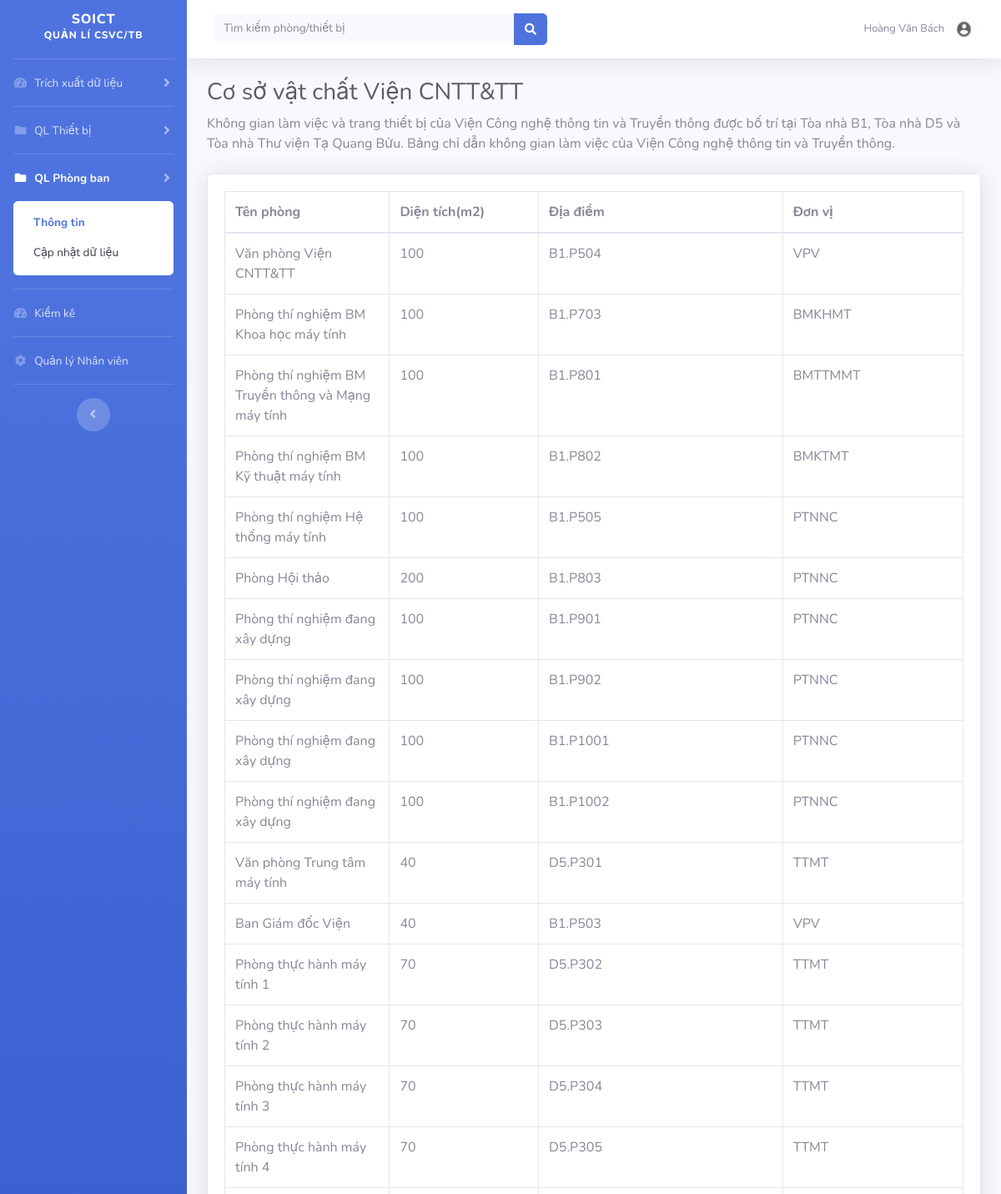
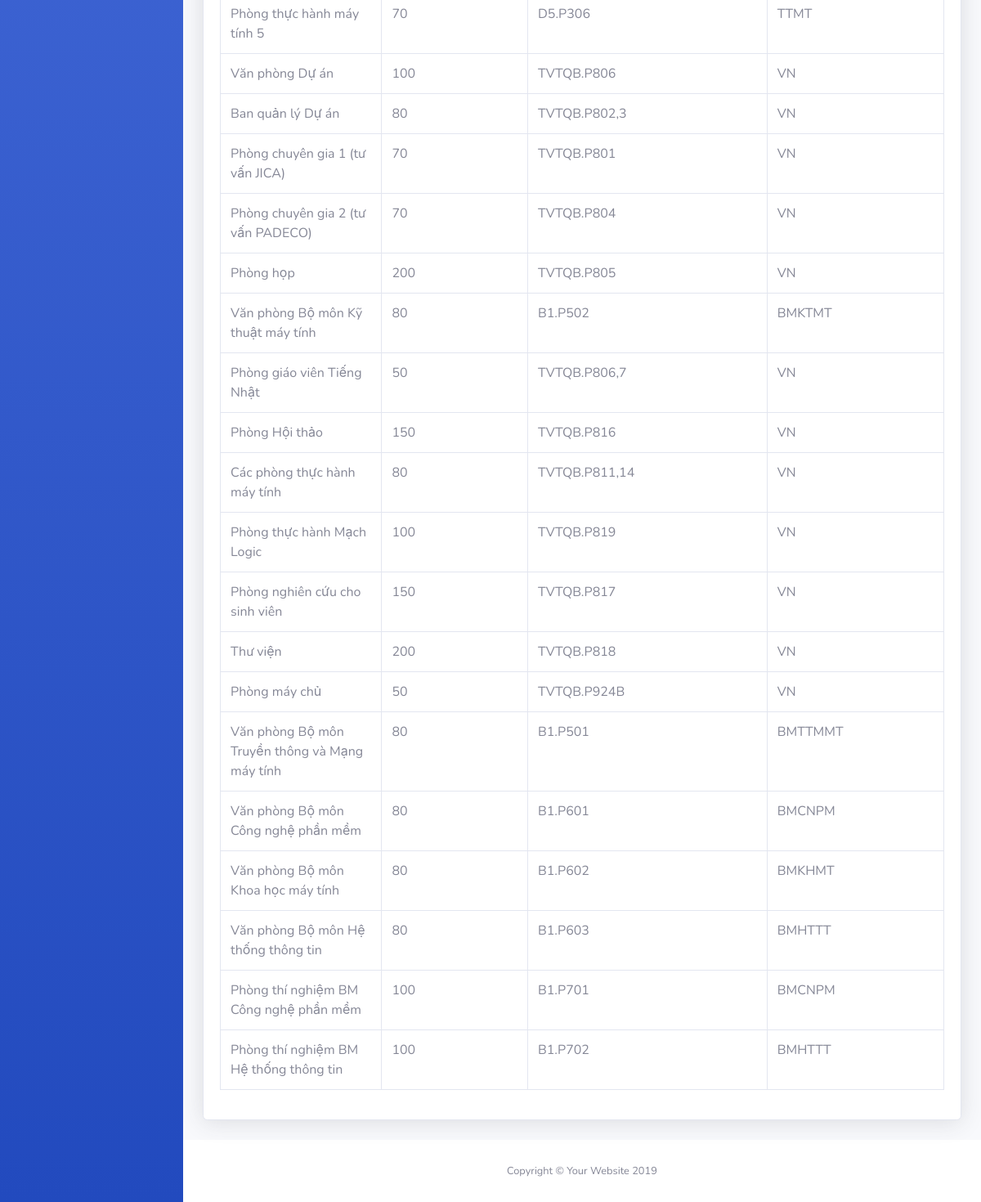
/thongtinpb.php (signed in), run on the app's committed database (2 pictures, top to bottom).
### tables this page shows
CREATE TABLE `nv_ql` (
  `idNV_QL` varchar(45) NOT NULL,
  `matkhau` varchar(45) NOT NULL,
  `hoten` varchar(200) DEFAULT NULL,
  `quyen` int(100) DEFAULT NULL,
  `chucvu` text NOT NULL,
  `DV` text NOT NULL
);

CREATE TABLE `phongbann` (
  `idPhongban` varchar(45) NOT NULL,
  `TenP` varchar(200) NOT NULL,
  `Diadiem` varchar(100) DEFAULT NULL,
  `Dientich` int(11) DEFAULT NULL,
  `ĐVSD` varchar(200) DEFAULT NULL
);

### Server.php (called while the page is built, shortened)
<?php
    $conn = mysqli_connect("localhost", "root", "", "ql_csvctb");
    function getUserbyId($id)
    {
        global $conn;
        $sql = "SELECT * FROM nv_ql WHERE idNV_QL ='$id'";
        $result = mysqli_query($conn, $sql);
        $values = mysqli_fetch_assoc($result);
        return $values;
    }
    function getPhongban()
    {
        global $conn;
        $sql = "SELECT * FROM phongbann ";
        $result = mysqli_query($conn, $sql);
        $values = mysqli_fetch_all($result, MYSQLI_ASSOC);
        return $values;
    }
?>

### thongtinpb.php (the view, shortened to what this page needs)
<?php include('Server.php'); ?>
<?php $ms = $_SESSION['ms'];
$user = getUserbyId($ms);
$values = getPhongban();
?>
<!DOCTYPE html>
<html lang="en">
<head>
    <link href="vendor/fontawesome-free/css/all.min.css" rel="stylesheet" type="text/css">
    <link href="css/sb-admin-2.min.css" rel="stylesheet">
</head>
<body id="page-top">
<div id="wrapper">
    <ul class="navbar-nav bg-gradient-primary sidebar sidebar-dark accordion" id="accordionSidebar">
        <a class="sidebar-brand d-flex align-items-center justify-content-center" href="trangchu.php">
            <div class="sidebar-brand-text mx-3"> SOICT <br> <sup>Quản lí CSVC/TB</sup></div>
        </a>
        <hr class="sidebar-divider my-0">
        <li class="nav-item">
            <a class="nav-link collapsed" href="xuatdulieu.php" data-toggle="collapse" data-target="#collapsePages1"
               aria-expanded="true" aria-controls="collapsePages">
                <i class="fas fa-fw fa-tachometer-alt"></i>
                <span>Trích xuất dữ liệu</span></a>
        </li>
        <hr class="sidebar-divider my-0">
        <li class="nav-item">
            <a class="nav-link collapsed" href="#" data-toggle="collapse" data-target="#collapsePages"
               aria-expanded="true" aria-controls="collapsePages">
                <i class="fas fa-fw fa-folder"></i>
                <span>QL Thiết bị</span>
            </a>
        </li>
        <hr class="sidebar-divider my-0">
        <li class="nav-item active">
            <a class="nav-link collapsed" href="#" data-toggle="collapse" data-target="#collapseUtilities"
               aria-expanded="true" aria-controls="collapseUtilities">
                <i class="fas fa-fw fa-folder"></i>
                <span>QL Phòng ban</span>
            </a>
            <div id="collapseUtilities" class="collapse show" aria-labelledby="headingUtilities"
                 data-parent="#accordionSidebar">
                <div class="bg-white py-2 collapse-inner rounded">
                    <a class="collapse-item active" href="thongtinpb.php">Thông tin</a>
                    <a class="collapse-item" href="capnhatpb.php">Cập nhật dữ liệu</a>
                </div>
            </div>
        </li>
        <hr class="sidebar-divider my-0">
        <li class="nav-item">
            <a class="nav-link" href="kiemke.php">
                <i class="fas fa-fw fa-tachometer-alt"></i>
                <span>Kiểm kê</span></a>
        </li>
        <hr class="sidebar-divider my-0">
        <li class="nav-item">
            <a class="nav-link" href="quanly.php">
                <i class="fas fa-fw fa-cog"></i>
                <span>Quản lý Nhân viên</span></a>
        </li>
        <hr class="sidebar-divider d-none d-md-block">
        <div class="text-center d-none d-md-inline">
            <button class="rounded-circle border-0" id="sidebarToggle"></button>
        </div>
    </ul>
    <div id="content-wrapper" class="d-flex flex-column">
        <div id="content">
            <nav class="navbar navbar-expand navbar-light bg-white topbar mb-4 static-top shadow">
                <form method="get" action="" class="d-none d-sm-inline-block form-inline mr-auto ml-md-3 my-2 my-md-0 mw-100 navbar-search">
                    <div class="input-group">
                        <input type="text" name="keyword" class="form-control bg-light border-0 small" placeholder="Tìm kiếm phòng/thiết bị" aria-label="Search" aria-describedby="basic-addon2">
                        <div class="input-group-append">
                            <button class="btn btn-primary" type="submit" name="search">
                                <i class="fas fa-search fa-sm"></i>
                            </button>
                        </div>
                    </div>
                </form>
                <ul class="navbar-nav ml-auto">
                    <li class="nav-item dropdown no-arrow">
                        <a class="nav-link dropdown-toggle" href="#" id="userDropdown" role="button"
                           data-toggle="dropdown" aria-haspopup="true" aria-expanded="false">
                            <span class="mr-2 d-none d-lg-inline text-gray-600 small"><?php echo $user['hoten']; ?></span>
                            <img class="img-profile rounded-circle" src="img/Capturec.JPG">
                        </a>
                    </li>
                </ul>
            </nav>
            <div class="container-fluid">
                <h1 class="h3 mb-2 text-gray-800">Cơ sở vật chất Viện CNTT&TT </h1>
                <p class="mb-4">Không gian làm việc và trang thiết bị của Viện Công nghệ thông tin và Truyền thông được
                    bố trí tại Tòa nhà B1, Tòa nhà D5 và Tòa nhà Thư viện Tạ Quang Bửu.
                    Bảng chỉ dẫn không gian làm việc của Viện Công nghệ thông tin và Truyền thông.</p>
                <div class="card shadow mb-4">
                    <div class="card-body">
                        <div class="table-responsive">
                            <div id="dataTable_wrapper" class="dataTables_wrapper dt-bootstrap4">
                                <div class="row">
                                    <div class="col-sm-12">
                                        <table class="table table-bordered dataTable" id="dataTable" width="100%"
                                               cellspacing="0" role="grid" aria-describedby="dataTable_info"
                                               style="width: 100%;">
                                            <thead>
                                            <tr role="row">
                                                <th class="sorting_asc" tabindex="0" aria-controls="dataTable"
                                                    rowspan="1" colspan="1" aria-sort="ascending"
                                                    aria-label="Name: activate to sort column descending"
                                                    style="width: 57px;">Tên phòng
                                                </th>
                                                <th class="sorting" tabindex="0" aria-controls="dataTable" rowspan="1"
                                                    colspan="1" aria-label="Office: activate to sort column ascending"
                                                    style="width: 50px;">Diện tích(m2)
                                                </th>
                                                <th class="sorting" tabindex="0" aria-controls="dataTable" rowspan="1"
                                                    colspan="1" aria-label="Age: activate to sort column ascending"
                                                    style="width: 31px;">Địa điểm
                                                </th>
                                                <th class="sorting" tabindex="0" aria-controls="dataTable" rowspan="1"
                                                    colspan="1" aria-label="Position: activate to sort column ascending"
                                                    style="width: 62px;">Đơn vị
                                                </th>
                                            </thead>
                                            <tbody>
                                            <?php foreach ($values
                                            as $key => $room) { ?>
                                            <tr role="row" class="odd">
                                                <td><?php echo $room["TenP"] ?></td>
                                                <td><?php echo $room["Dientich"] ?></td>
                                                <td><?php echo $room["Diadiem"] ?></td>
                                                <td><?php echo $room["ĐVSD"] ?></td>
                                                <?php } ?>
                                            </tbody>
                                        </table>
                                    </div>
                                </div>
                            </div>
                        </div>
                    </div>
                </div>
            </div>
        </div>
        <footer class="sticky-footer bg-white">
            <div class="container my-auto">
                <div class="copyright text-center my-auto">
                    <span>Copyright &copy; Your Website 2019</span>
                </div>
            </div>
        </footer>
    </div>
</div>
</body>
</html>

### data on the page
nv_ql: hoten "Hoàng Văn Bách"
phongbann: TenP "Văn phòng Viện CNTT&TT", Dientich "100", Diadiem "B1.P504", ĐVSD "VPV"
phongbann: TenP "Phòng thí nghiệm BM Khoa học máy tính", Dientich "100", Diadiem "B1.P703", ĐVSD "BMKHMT"
phongbann: TenP "Phòng thí nghiệm BM Truyền thông và Mạng máy tính", Dientich "100", Diadiem "B1.P801", ĐVSD "BMTTMMT"
phongbann: TenP "Phòng thí nghiệm BM Kỹ thuật máy tính", Dientich "100", Diadiem "B1.P802", ĐVSD "BMKTMT"
phongbann: TenP "Phòng thí nghiệm Hệ thống máy tính", Dientich "100", Diadiem "B1.P505", ĐVSD "PTNNC"
phongbann: TenP "Phòng Hội thảo", Dientich "200", Diadiem "B1.P803", ĐVSD "PTNNC"
phongbann: TenP "Phòng thí nghiệm đang xây dựng", Dientich "100", Diadiem "B1.P901", ĐVSD "PTNNC"
phongbann: TenP "Phòng thí nghiệm đang xây dựng", Dientich "100", Diadiem "B1.P902", ĐVSD "PTNNC"
phongbann: TenP "Phòng thí nghiệm đang xây dựng", Dientich "100", Diadiem "B1.P1001", ĐVSD "PTNNC"
phongbann: TenP "Phòng thí nghiệm đang xây dựng", Dientich "100", Diadiem "B1.P1002", ĐVSD "PTNNC"
phongbann: TenP "Văn phòng Trung tâm máy tính", Dientich "40", Diadiem "D5.P301", ĐVSD "TTMT"
phongbann: TenP "Ban Giám đốc Viện", Dientich "40", Diadiem "B1.P503", ĐVSD "VPV"
phongbann: TenP "Phòng thực hành máy tính 1", Dientich "70", Diadiem "D5.P302", ĐVSD "TTMT"
phongbann: TenP "Phòng thực hành máy tính 2", Dientich "70", Diadiem "D5.P303", ĐVSD "TTMT"
phongbann: TenP "Phòng thực hành máy tính 3", Dientich "70", Diadiem "D5.P304", ĐVSD "TTMT"
phongbann: TenP "Phòng thực hành máy tính 4", Dientich "70", Diadiem "D5.P305", ĐVSD "TTMT"
phongbann: TenP "Phòng thực hành máy tính 5", Dientich "70", Diadiem "D5.P306", ĐVSD "TTMT"
phongbann: TenP "Văn phòng Dự án", Dientich "100", Diadiem "TVTQB.P806", ĐVSD "VN"
phongbann: TenP "Ban quản lý Dự án", Dientich "80", Diadiem "TVTQB.P802,3", ĐVSD "VN"
phongbann: TenP "Phòng chuyên gia 1 (tư vấn JICA)", Dientich "70", Diadiem "TVTQB.P801", ĐVSD "VN"
phongbann: TenP "Phòng chuyên gia 2 (tư vấn PADECO)", Dientich "70", Diadiem "TVTQB.P804", ĐVSD "VN"
phongbann: TenP "Phòng họp", Dientich "200", Diadiem "TVTQB.P805", ĐVSD "VN"
phongbann: TenP "Văn phòng Bộ môn Kỹ thuật máy tính", Dientich "80", Diadiem "B1.P502", ĐVSD "BMKTMT"
phongbann: TenP "Phòng giáo viên Tiếng Nhật", Dientich "50", Diadiem "TVTQB.P806,7", ĐVSD "VN"
phongbann: TenP "Phòng Hội thảo", Dientich "150", Diadiem "TVTQB.P816", ĐVSD "VN"
phongbann: TenP "Các phòng thực hành máy tính", Dientich "80", Diadiem "TVTQB.P811,14", ĐVSD "VN"
phongbann: TenP "Phòng thực hành Mạch Logic", Dientich "100", Diadiem "TVTQB.P819", ĐVSD "VN"
phongbann: TenP "Phòng nghiên cứu cho sinh viên", Dientich "150", Diadiem "TVTQB.P817", ĐVSD "VN"
phongbann: TenP "Thư viện", Dientich "200", Diadiem "TVTQB.P818", ĐVSD "VN"
phongbann: TenP "Phòng máy chủ", Dientich "50", Diadiem "TVTQB.P924B", ĐVSD "VN"
phongbann: TenP "Văn phòng Bộ môn Truyền thông và Mạng máy tính", Dientich "80", Diadiem "B1.P501", ĐVSD "BMTTMMT"
phongbann: TenP "Văn phòng Bộ môn Công nghệ phần mềm", Dientich "80", Diadiem "B1.P601", ĐVSD "BMCNPM"
phongbann: TenP "Văn phòng Bộ môn Khoa học máy tính", Dientich "80", Diadiem "B1.P602", ĐVSD "BMKHMT"
phongbann: TenP "Văn phòng Bộ môn Hệ thống thông tin", Dientich "80", Diadiem "B1.P603", ĐVSD "BMHTTT"
phongbann: TenP "Phòng thí nghiệm BM Công nghệ phần mềm", Dientich "100", Diadiem "B1.P701", ĐVSD "BMCNPM"
phongbann: TenP "Phòng thí nghiệm BM Hệ thống thông tin", Dientich "100", Diadiem "B1.P702", ĐVSD "BMHTTT"
